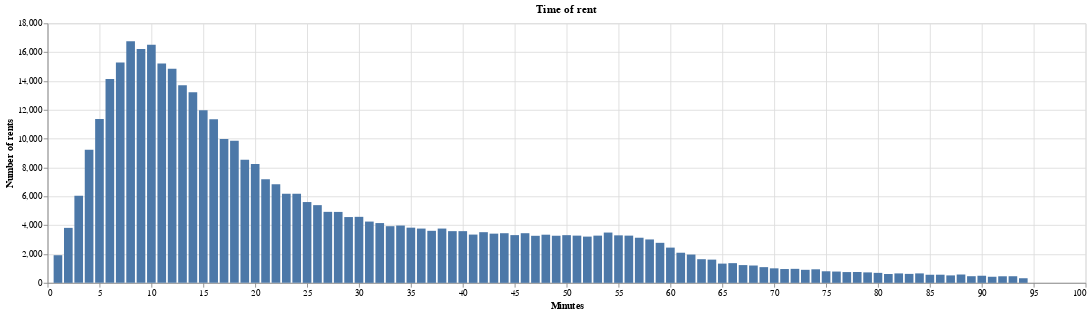

Notebook source saved alongside this figure:
### Code cell
# Graf zobrazuje počet výpujček pro jednotlivé minuty
alt.Chart(df_duration, title='Time of rent').mark_bar(size=10).encode(
    x=alt.X('duration', title='Minutes'),
    y=alt.Y('rents_num', title='Number of rents'),
    tooltip=[alt.Tooltip('duration', title="Minute"), alt.Tooltip('rents_num', title='Number of rents')]
).properties(
    width=1200,
    height=300
)

### Figure 1 — Vega-Lite specification as saved in the notebook (floating-point values rounded to 4 significant figures)
{"config": {"view": {"continuousWidth": 400, "continuousHeight": 300}}, "data": {"name": "data-5071793fe8c83238c1ef478f99a43f52"}, "mark": {"type": "bar", "size": 10}, "encoding": {"tooltip": [{"field": "duration", "title": "Minute", "type": "quantitative"}, {"field": "rents_num", "title": "Number of rents", "type": "quantitative"}], "x": {"field": "duration", "title": "Minutes", "type": "quantitative"}, "y": {"field": "rents_num", "title": "Number of rents", "type": "quantitative"}}, "height": 300, "title": "Time of rent", "width": 1200, "$schema": "https://vega.github.io/schema/vega-lite/v4.17.0.json", "datasets": {"data-5071793fe8c83238c1ef478f99a43f52": [{"duration": 8.0, "rents_num": 16761}, {"duration": 10.0, "rents_num": 16518}, {"duration": 9.0, "rents_num": 16224}, {"duration": 7.0, "rents_num": 15284}, {"duration": 11.0, "rents_num": 15221}, {"duration": 12.0, "rents_num": 14851}, {"duration": 6.0, "rents_num": 14146}, {"duration": 13.0, "rents_num": 13701}, {"duration": 14.0, "rents_num": 13216}, {"duration": 15.0, "rents_num": 11978}, {"duration": 5.0, "rents_num": 11361}, {"duration": 16.0, "rents_num": 11351}, {"duration": 17.0, "rents_num": 9972}, {"duration": 18.0, "rents_num": 9865}, {"duration": 4.0, "rents_num": 9233}, {"duration": 19.0, "rents_num": 8535}, {"duration": 20.0, "rents_num": 8237}, {"duration": 21.0, "rents_num": 7193}, {"duration": 22.0, "rents_num": 6848}, {"duration": 24.0, "rents_num": 6186}, {"duration": 23.0, "rents_num": 6184}, {"duration": 3.0, "rents_num": 6048}, {"duration": 25.0, "rents_num": 5605}, {"duration": 26.0, "rents_num": 5391}, {"duration": 27.0, "rents_num": 4925}, {"duration": 28.0, "rents_num": 4920}, {"duration": 30.0, "rents_num": 4579}, {"duration": 29.0, "rents_num": 4564}, {"duration": 31.0, "rents_num": 4251}, {"duration": 32.0, "rents_num": 4147}, {"duration": 34.0, "rents_num": 3975}, {"duration": 33.0, "rents_num": 3930}, {"duration": 35.0, "rents_num": 3828}, {"duration": 2.0, "rents_num": 3814}, {"duration": 38.0, "rents_num": 3766}, {"duration": 36.0, "rents_num": 3765}, {"duration": 37.0, "rents_num": 3610}, {"duration": 40.0, "rents_num": 3587}, {"duration": 39.0, "rents_num": 3587}, {"duration": 42.0, "rents_num": 3515}, {"duration": 54.0, "rents_num": 3489}, {"duration": 46.0, "rents_num": 3444}, {"duration": 44.0, "rents_num": 3443}, {"duration": 43.0, "rents_num": 3413}, {"duration": 41.0, "rents_num": 3349}, {"duration": 48.0, "rents_num": 3340}, {"duration": 45.0, "rents_num": 3312}, {"duration": 50.0, "rents_num": 3309}, {"duration": 55.0, "rents_num": 3295}, {"duration": 53.0, "rents_num": 3276}, {"duration": 51.0, "rents_num": 3276}, {"duration": 56.0, "rents_num": 3276}, {"duration": 49.0, "rents_num": 3268}, {"duration": 47.0, "rents_num": 3264}, {"duration": 52.0, "rents_num": 3208}, {"duration": 57.0, "rents_num": 3130}, {"duration": 58.0, "rents_num": 3011}, {"duration": 59.0, "rents_num": 2777}, {"duration": 60.0, "rents_num": 2445}, {"duration": 61.0, "rents_num": 2090}, {"duration": 62.0, "rents_num": 1963}, {"duration": 1.0, "rents_num": 1917}, {"duration": 63.0, "rents_num": 1641}, {"duration": 64.0, "rents_num": 1612}, {"duration": 66.0, "rents_num": 1367}, {"duration": 65.0, "rents_num": 1335}, {"duration": 67.0, "rents_num": 1233}, {"duration": 68.0, "rents_num": 1203}, {"duration": 69.0, "rents_num": 1090}, {"duration": 70.0, "rents_num": 1007}, {"duration": 72.0, "rents_num": 972}, {"duration": 71.0, "rents_num": 959}, {"duration": 74.0, "rents_num": 940}, {"duration": 73.0, "rents_num": 905}, {"duration": 75.0, "rents_num": 803}, {"duration": 76.0, "rents_num": 784}, {"duration": 78.0, "rents_num": 755}, {"duration": 77.0, "rents_num": 748}, {"duration": 79.0, "rents_num": 726}, {"duration": 80.0, "rents_num": 693}, {"duration": 84.0, "rents_num": 656}, {"duration": 82.0, "rents_num": 655}, {"duration": 83.0, "rents_num": 622}, {"duration": 81.0, "rents_num": 615}, {"duration": 88.0, "rents_num": 579}, {"duration": 86.0, "rents_num": 565}, {"duration": 85.0, "rents_num": 562}, {"duration": 87.0, "rents_num": 517}, {"duration": 90.0, "rents_num": 493}, {"duration": 89.0, "rents_num": 461}, {"duration": 93.0, "rents_num": 459}, {"duration": 92.0, "rents_num": 456}, {"duration": 91.0, "rents_num": 423}, {"duration": 94.0, "rents_num": 320}]}}
